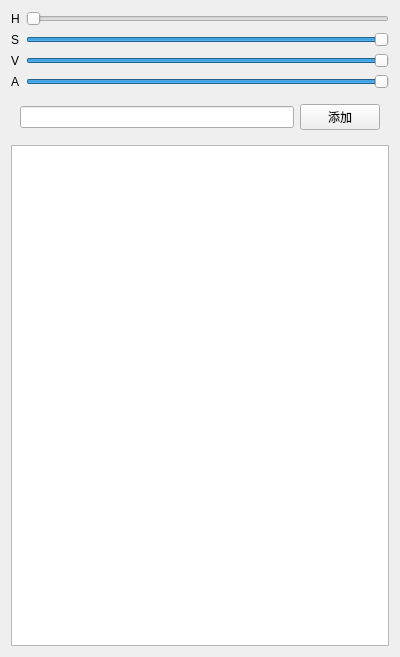
<?xml version="1.0" encoding="UTF-8"?>
<ui version="4.0">
 <class>PlpColorForm</class>
 <widget class="QWidget" name="PlpColorForm">
  <property name="geometry">
   <rect>
    <x>0</x>
    <y>0</y>
    <width>400</width>
    <height>657</height>
   </rect>
  </property>
  <property name="windowTitle">
   <string>Form</string>
  </property>
  <layout class="QVBoxLayout" name="verticalLayout">
   <item>
    <layout class="QFormLayout" name="formLayout_2">
     <property name="sizeConstraint">
      <enum>QLayout::SetMinimumSize</enum>
     </property>
     <item row="0" column="0">
      <widget class="QLabel" name="label">
       <property name="text">
        <string>H</string>
       </property>
      </widget>
     </item>
     <item row="0" column="1">
      <widget class="QSlider" name="sl_h">
       <property name="maximum">
        <number>255</number>
       </property>
       <property name="orientation">
        <enum>Qt::Horizontal</enum>
       </property>
      </widget>
     </item>
     <item row="1" column="0">
      <widget class="QLabel" name="label_2">
       <property name="text">
        <string>S</string>
       </property>
      </widget>
     </item>
     <item row="1" column="1">
      <widget class="QSlider" name="sl_s">
       <property name="maximum">
        <number>255</number>
       </property>
       <property name="value">
        <number>255</number>
       </property>
       <property name="orientation">
        <enum>Qt::Horizontal</enum>
       </property>
      </widget>
     </item>
     <item row="2" column="0">
      <widget class="QLabel" name="label_3">
       <property name="text">
        <string>V</string>
       </property>
      </widget>
     </item>
     <item row="2" column="1">
      <widget class="QSlider" name="sl_v">
       <property name="maximum">
        <number>255</number>
       </property>
       <property name="value">
        <number>255</number>
       </property>
       <property name="orientation">
        <enum>Qt::Horizontal</enum>
       </property>
      </widget>
     </item>
     <item row="3" column="0">
      <widget class="QLabel" name="label_4">
       <property name="text">
        <string>A</string>
       </property>
      </widget>
     </item>
     <item row="3" column="1">
      <widget class="QSlider" name="sl_a">
       <property name="maximum">
        <number>255</number>
       </property>
       <property name="value">
        <number>255</number>
       </property>
       <property name="orientation">
        <enum>Qt::Horizontal</enum>
       </property>
      </widget>
     </item>
    </layout>
   </item>
   <item>
    <widget class="QWidget" name="widget" native="true">
     <layout class="QHBoxLayout" name="horizontalLayout">
      <item>
       <widget class="QLineEdit" name="colorv">
        <property name="minimumSize">
         <size>
          <width>100</width>
          <height>0</height>
         </size>
        </property>
       </widget>
      </item>
      <item>
       <widget class="QPushButton" name="pushButton">
        <property name="text">
         <string>添加</string>
        </property>
       </widget>
      </item>
     </layout>
    </widget>
   </item>
   <item>
    <widget class="QListWidget" name="listWidget">
     <property name="minimumSize">
      <size>
       <width>0</width>
       <height>200</height>
      </size>
     </property>
    </widget>
   </item>
  </layout>
 </widget>
 <resources/>
 <connections/>
</ui>
